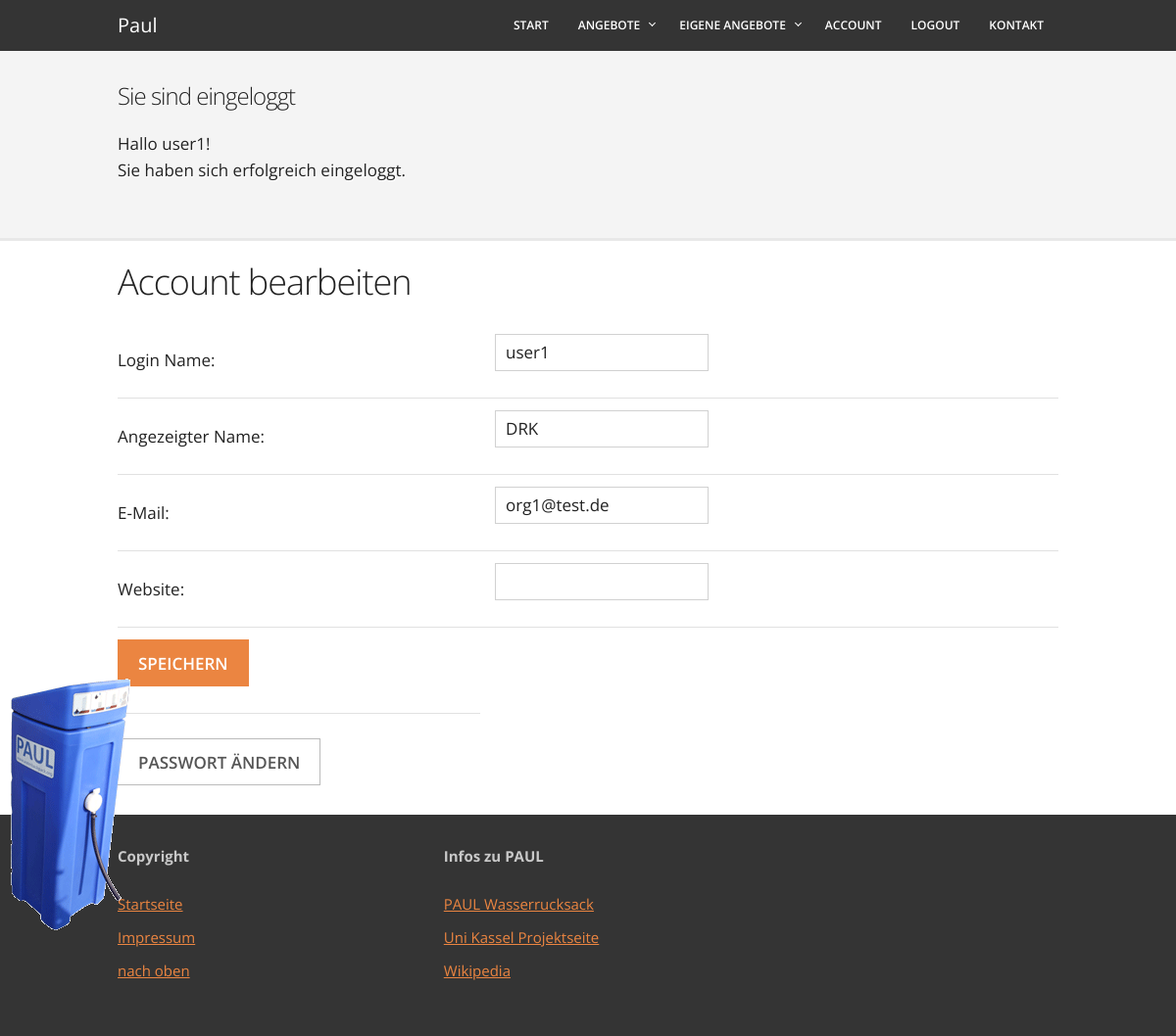
/account/edit-account.php (signed in), run on the app's committed database.
### tables this page shows
CREATE TABLE `accounts` (
  `ID` int(11) NOT NULL,
  `username` char(20) NOT NULL,
  `passwort` varchar(300) NOT NULL,
  `email` char(50) NOT NULL,
  `name` char(20) DEFAULT NULL,
  `website` char(100) DEFAULT NULL,
  `activation` char(50) DEFAULT NULL,
  `active` tinyint(1) NOT NULL,
  `admin` tinyint(1) NOT NULL DEFAULT '0'
);

### account/edit-account.php (the view, shortened to what this page needs)
<?php
$root = $_SERVER['DOCUMENT_ROOT'];
include($root . "/helping_supplies/template/head.php");
$usernameErr = $nameErr = $eMailErr = $websiteErr = "";
require_once ($root . "/helping_supplies/includes/dbConnect.php");
$sql = "SELECT * FROM accounts WHERE ID = '" . $_SESSION['accountsId'] . "'";
$db_erg = mysqli_query($db_link, $sql);
while ($zeile = mysqli_fetch_array($db_erg, MYSQL_ASSOC)) {
    $username = $zeile['username'];
    $eMail = $zeile['email'];
    $name = $zeile['name'];
    $website = $zeile['website'];
}
include($root . "/helping_supplies/template/header.php");
?>
<div class="container">
    <h1>Account bearbeiten</h1>
    <form action="" method="post">
        <table class="u-full-width">
            <tr><td>Login Name:</td><td><input maxlength="50" name="lName" value="<?php echo $username; ?>" type="text" required="required"></td><td><font color="red"><b><?php echo $usernameErr; ?></b></font></td></tr>
            <tr><td>Angezeigter Name:</td><td><input maxlength="255" name="name" value="<?php echo $name; ?>" type="text" required="required"></td><td><font color="red"><b><?php echo $nameErr; ?></b></font></td></tr>
            <tr><td>E-Mail:</td><td><input maxlength="50" name="eMail" value="<?php echo $eMail; ?>" type="email" required="required"></td><td><font color="red"><b><?php echo $eMailErr; ?></b></font></td></tr>
            <tr><td>Website:</td><td><input maxlength="100" name="website" value="<?php echo $website; ?>" type="text"></td><td><font color="red"><b><?php echo $websiteErr; ?></b></font></td></tr>
            <tr><td><input name="Send" type="submit" value="Speichern" class="button-primary"></td>
        </table>
    </form>
    <a href="/helping_supplies/account/edit-password.php"><button class="button">Passwort ändern</button></a>
</div>
<?php
include($root . "/helping_supplies/template/footer.php");
?>

### css/skeleton.css (style rules this page uses)
.container { position: relative; width: 100%; max-width: 960px; margin: 0 auto; padding: 0 20px; box-sizing: border-box; }
@media (min-width: 400px) { .container { width: 85%; padding: 0; } }
@media (min-width: 550px) { .container { width: 80%; } }
html { font-size: 62.5%; }
body { font-size: 1.7em; line-height: 1.6; font-weight: 400; font-family: 'Open Sans', "HelveticaNeue", "Helvetica Neue", Helvetica, Arial, sans-serif; color: #222; }
h1, h2, h3, h4, h5, h6 { margin-top: 0; margin-bottom: 2rem; font-weight: 300; }
h1 { font-size: 3.6rem; line-height: 1.2; letter-spacing: -.1rem; }
h1:first-child { margin-top: 1.5rem; }
a { color: #eb8541; }
.button, button, input[type="submit"], input[type="reset"], input[type="button"] { display: inline-block; height: 48px; padding: 0 20px; color: #555; text-align: center; font-weight: 600; line-height: 48px; text-transform: uppercase; text-decoration: none; white-space: nowrap; background-color: transparent; border: 1px solid #bbb; cursor: pointer; box-sizing: border-box; }
.button.button-primary, button.button-primary, input[type="submit"].button-primary, input[type="reset"].button-primary, input[type="button"].button-primary { color: #FFF; background-color: #eb8541; border-color: #eb8541; }
input[type="email"], input[type="number"], input[type="search"], input[type="text"], input[type="tel"], input[type="url"], input[type="password"], textarea, select { height: 38px; padding: 6px 10px; background-color: #fff; border: 1px solid #D1D1D1; box-shadow: none; box-sizing: border-box; }
input[type="email"], input[type="number"], input[type="search"], input[type="text"], input[type="tel"], input[type="url"], input[type="password"], textarea { -webkit-appearance: none; -moz-appearance: none; appearance: none; }
th, td { padding: 12px 15px; text-align: left; border-bottom: 1px solid #E1E1E1; }
th:first-child, td:first-child { padding-left: 0; }
th:last-child, td:last-child { padding-right: 0; }
button, .button { margin-bottom: 1rem; }
input, textarea, select, fieldset { margin-bottom: 1.5rem; }
pre, blockquote, dl, figure, table, p, ul, ol, form { margin-bottom: 2.5rem; }
.u-full-width { width: 100%; box-sizing: border-box; }
.container:after, .row:after, .u-cf { content: ""; display: table; clear: both; }

### data on the page
accounts: lName "user1", name "DRK", eMail "org1@test.de"

### other printed values
$_SESSION['accountsUsername'] "user1"
